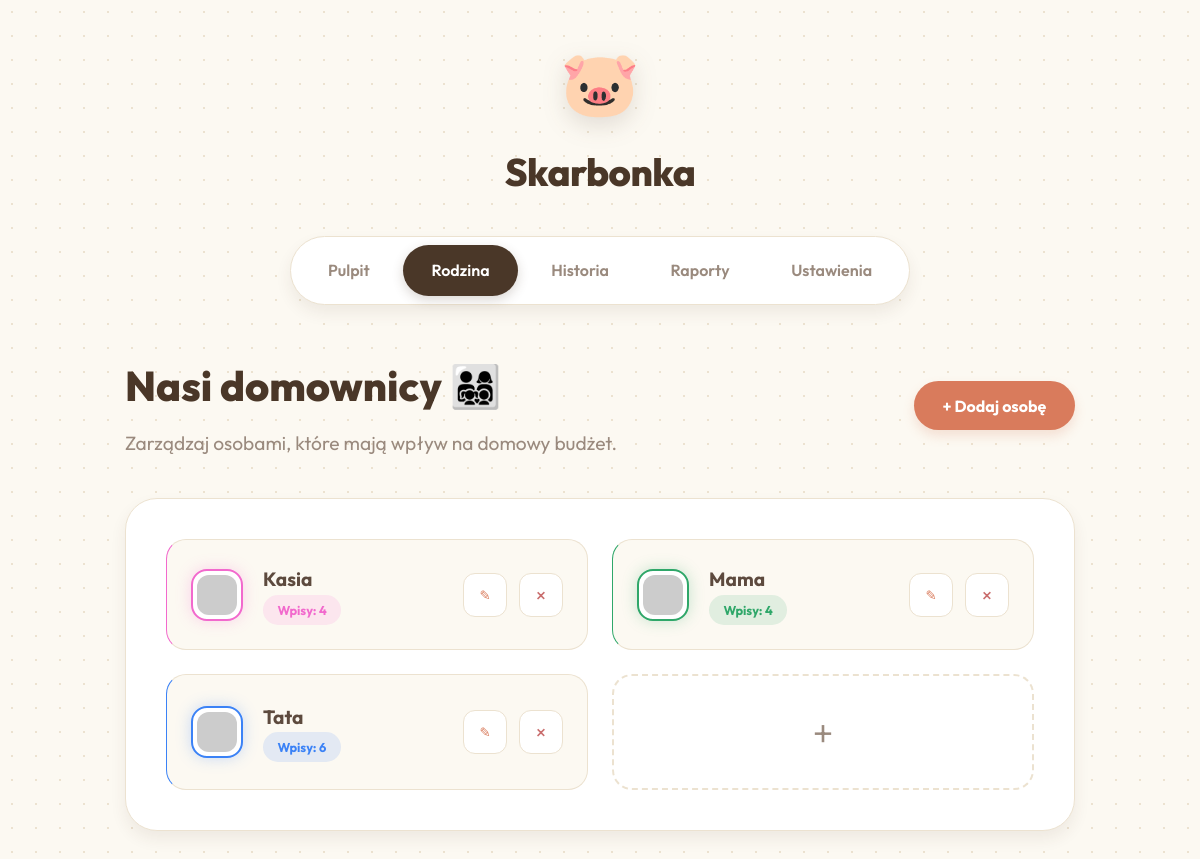
/members.php, run on the app's committed database.
### tables this page shows
CREATE TABLE users (
                id INTEGER PRIMARY KEY AUTOINCREMENT,
                name TEXT NOT NULL,
                color TEXT DEFAULT '#ffffff'
            , avatar TEXT DEFAULT 'avataaars', monthly_limit REAL DEFAULT 0);

### members.php (the view, shortened to what this page needs)
<?php
require_once 'db.php';
$stmt = $db->query("
    SELECT u.*, COUNT(t.id) as tx_count
    FROM users u
    LEFT JOIN transactions t ON u.id = t.user_id
    GROUP BY u.id
    ORDER BY u.name
");
$users = $stmt->fetchAll(PDO::FETCH_ASSOC);
?>
<!DOCTYPE html>
<html lang="pl">
<head>
    <link rel="stylesheet" href="style.css">
</head>
<body>
    <div class="app-wrapper">
        <header class="app-header">
            <div class="logo">
                <div class="logo-icon">🐷</div>
                <h1>Skarbonka</h1>
            </div>
            <nav class="top-nav">
                <a href="index.php">Pulpit</a>
                <a href="members.php" class="active">Rodzina</a>
                <a href="history.php">Historia</a>
                <a href="reports.php">Raporty</a>
                <a href="settings.php">Ustawienia</a>
            </nav>
        </header>
        <main class="main-content">
            <header class="topbar" style="display: flex; justify-content: space-between; align-items: center;">
                <div style="text-align: left;">
                    <h2 class="greeting">Nasi domownicy 👨‍👩‍👧‍👦</h2>
                    <p class="subtitle">Zarządzaj osobami, które mają wpływ na domowy budżet.</p>
                </div>
                <button class="btn-primary" onclick="openMemberModal()">+ Dodaj osobę</button>
            </header>
            <div class="content-grid" style="grid-template-columns: 1fr; margin-top: 2rem;">
                <section class="family-members glass-effect section-box">
                    <div class="users-list" style="display: grid; grid-template-columns: repeat(auto-fill, minmax(300px, 1fr)); gap: 1.5rem;">
                        <?php foreach($users as $u): ?>
                            <div class="user-card" style="border-left-color: <?= htmlspecialchars($u['color']) ?>; padding: 1.5rem;">
                                <div style="display: flex; align-items: center; gap: 1.25rem; flex: 1;">
                                    <div class="user-avatar" style="border-color: <?= htmlspecialchars($u['color']) ?>; box-shadow: 0 0 15px <?= htmlspecialchars($u['color']) ?>44;">
                                        <img src="https://robohash.org/<?= urlencode($u['avatar'] ?? 'cat1') ?>.png?set=set4&size=150x150" alt="<?= htmlspecialchars($u['name']) ?>">
                                    </div>
                                    <div class="user-info">
                                        <h4 style="font-size: 1.2rem;"><?= htmlspecialchars($u['name']) ?></h4>
                                        <span class="user-badge" style="background-color: <?= htmlspecialchars($u['color']) ?>22; color: <?= htmlspecialchars($u['color']) ?>;">Wpisy: <?= $u['tx_count'] ?></span>
                                    </div>
                                </div>
                                <div style="display: flex; gap: 0.75rem; align-items: center;">
                                    <button type="button" class="btn-edit" title="Edytuj" onclick="openEditMemberModal(<?= $u['id'] ?>, '<?= htmlspecialchars(addslashes($u['name'])) ?>', '<?= htmlspecialchars($u['color']) ?>', '<?= htmlspecialchars($u['avatar'] ?? 'micah') ?>', <?= $u['monthly_limit'] ?? 0 ?>)" style="background: white; color: var(--accent); border: 1px solid var(--border); width: 44px; height: 44px; border-radius: 12px; cursor: pointer; display: flex; align-items: center; justify-content: center; transition: var(--transition);">✎</button>
                                    <form action="delete_member.php" method="POST" style="margin: 0;" onsubmit="return confirm('Na pewno usunąć tę osobę?<?= $u['tx_count'] > 0 ? '\n\nUWAGA: Trwale usunięte zostaną również wszystkie jej wpisy i transakcje (' . $u['tx_count'] . ')!' : '' ?>');">
                                        <button type="submit" class="btn-delete" title="Usuń" style="width: 44px; height: 44px;">×</button>
                                    </form>
                                </div>
                            </div>
                        <?php endforeach; ?>
                        <div class="user-card" style="justify-content: center; cursor: pointer; border: 2px dashed var(--border); background: rgba(255,255,255,0.3); min-height: 100px; transition: var(--transition);" onclick="openMemberModal()" onmouseover="this.style.borderColor='var(--accent)';" onmouseout="this.style.borderColor='var(--border)';" >
                            <span style="font-size: 2.5rem; color: var(--text-muted); font-weight: 300;">+</span>
                        </div>
                    </div>
                </section>
            </div>
        </main>
    </div>
</body>
</html>

### style.css (style rules this page uses)
:root { --primary: #4a3728; --accent: #d97b5c; --accent-hover: #c66a4d; --success: #7e9a82; --error: #c96d6d; --warning: #d9a05c; --info: #7b97a6; --bg-color: #fcf9f2; --surface: #ffffff; --surface-glass: rgba(255, 255, 255, 0.8); --text-main: #5d4a3e; --text-muted: #9a8a7e; --border: #ece2d0; --shadow-sm: 0 2px 4px rgba(74, 55, 40, 0.05); --shadow-md: 0 8px 16px rgba(74, 55, 40, 0.08); --shadow-lg: 0 16px 32px rgba(74, 55, 40, 0.12); --br-sm: 12px; --br-md: 20px; --br-lg: 32px; --br-full: 9999px; --transition: all 0.4s cubic-bezier(0.23, 1, 0.32, 1); }
* { margin: 0; padding: 0; box-sizing: border-box; font-family: 'Outfit', sans-serif; }
body { background-color: var(--bg-color); background-image: radial-gradient(#ece2d0 1px, transparent 1px); background-size: 24px 24px; color: var(--text-main); min-height: 100vh; padding: 2rem 1rem; display: flex; justify-content: center; line-height: 1.6; }
.app-wrapper { width: 100%; max-width: 950px; display: flex; flex-direction: column; gap: 3rem; animation: softFade 1s ease-out; }
.glass-effect { background: var(--surface-glass); backdrop-filter: blur(10px); -webkit-backdrop-filter: blur(10px); border: 2px solid var(--surface); }
.app-header { display: flex; flex-direction: column; align-items: center; gap: 2rem; }
.logo { display: flex; flex-direction: column; align-items: center; gap: 0.5rem; }
.logo-icon { font-size: 4rem; filter: drop-shadow(0 8px 12px rgba(74, 55, 40, 0.15)); }
.logo h1 { font-size: 2.4rem; font-weight: 800; color: var(--primary); letter-spacing: -0.5px; }
.top-nav { background: var(--surface); padding: 0.5rem; border-radius: var(--br-full); box-shadow: var(--shadow-md); display: flex; gap: 0.25rem; border: 1px solid var(--border); }
.top-nav a { text-decoration: none; color: var(--text-muted); padding: 0.8rem 1.8rem; border-radius: var(--br-full); font-weight: 600; font-size: 1rem; transition: var(--transition); }
.top-nav a.active { background: var(--primary); color: #fff; box-shadow: 0 4px 12px rgba(74, 55, 40, 0.2); }
.main-content { width: 100%; }
.topbar { margin-bottom: 2.5rem; text-align: center; }
.greeting { font-size: 2.6rem; font-weight: 800; color: var(--primary); margin-bottom: 0.5rem; }
.subtitle { font-size: 1.2rem; color: var(--text-muted); }
.content-grid { display: grid; grid-template-columns: 1.6fr 1fr; gap: 2rem; }
.section-box { padding: 2.5rem; border-radius: var(--br-lg); background: var(--surface); border: 1px solid var(--border); box-shadow: var(--shadow-md); }
.btn-primary { background: var(--accent); color: white; border: none; padding: 0.9rem 1.8rem; border-radius: var(--br-full); font-weight: 700; font-size: 1rem; cursor: pointer; transition: var(--transition); box-shadow: 0 6px 12px rgba(217, 123, 92, 0.2); display: inline-flex; align-items: center; gap: 0.6rem; }
.transaction-list, .users-list { display: flex; flex-direction: column; gap: 1rem; }
.transaction-item, .user-card { display: flex; align-items: center; gap: 1.25rem; padding: 1.5rem; background: var(--bg-color); border-radius: var(--br-md); border: 1px solid var(--border); transition: var(--transition); }
.user-avatar { width: 52px; height: 52px; border-radius: 16px; overflow: hidden; padding: 4px; border: 2px solid transparent; background: var(--surface); }
.user-avatar img { width: 100%; height: 100%; border-radius: 12px; }
.user-badge { padding: 0.3rem 0.9rem; border-radius: var(--br-full); font-weight: 700; font-size: 0.8rem; display: inline-block; }
.btn-delete { background: #fff; color: var(--error); border: 1px solid var(--border); width: 40px; height: 40px; border-radius: 12px; cursor: pointer; font-size: 1.2rem; display: flex; align-items: center; justify-content: center; transition: var(--transition); }

### data on the page
users: name "Kasia", tx_count "4"
users: name "Mama", tx_count "4"
users: name "Tata", tx_count "6"
